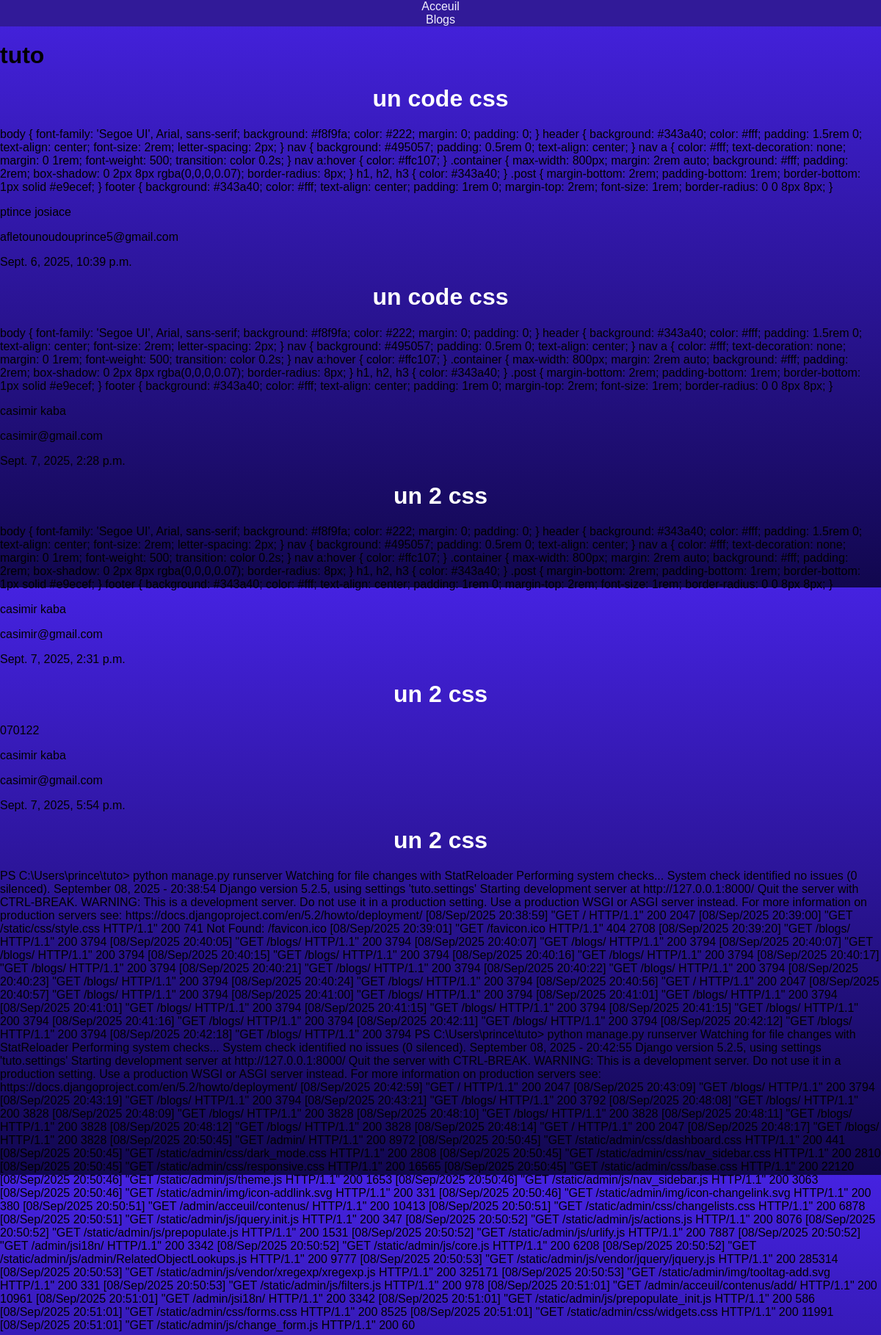
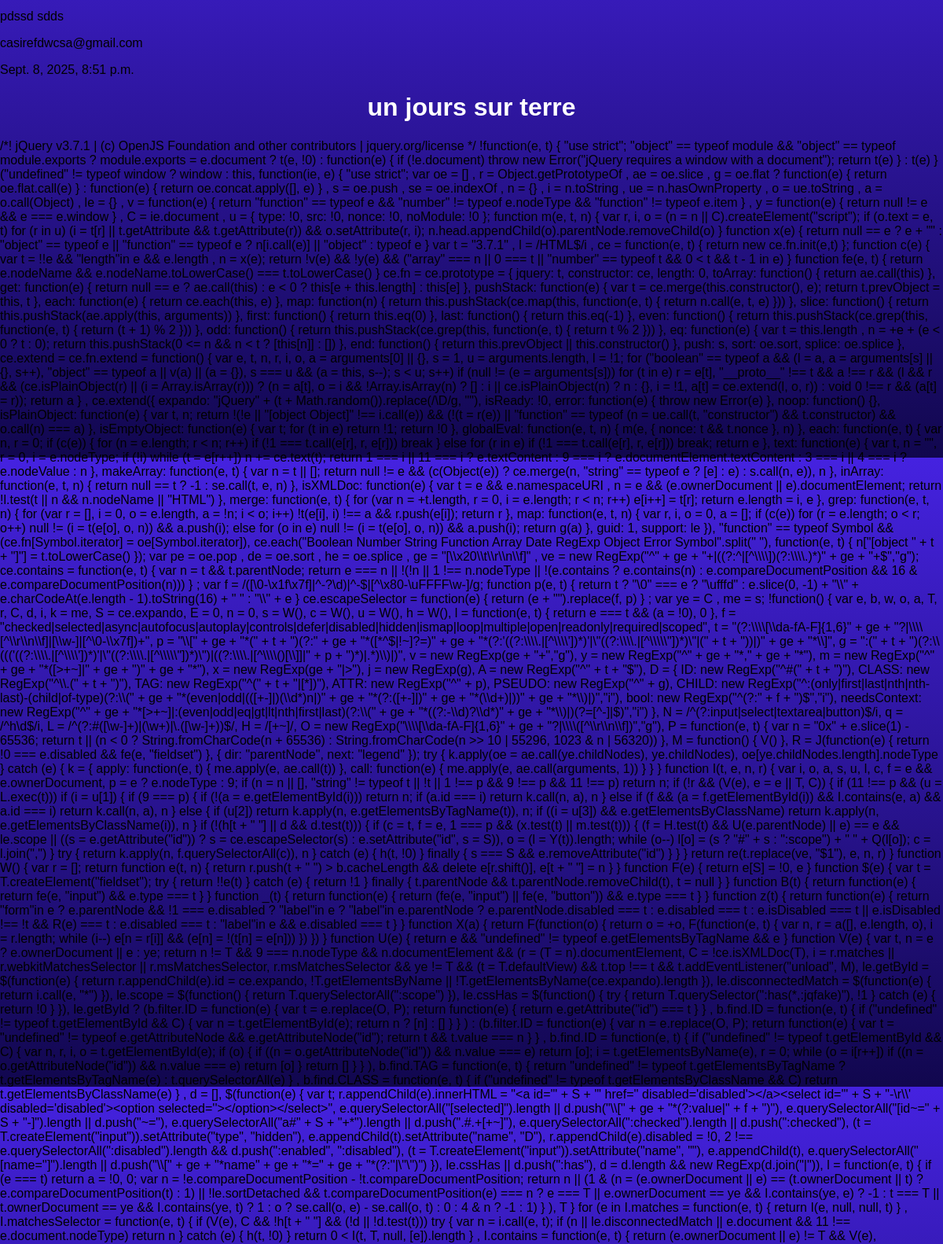
The app's page /blogs/ (upper part) with its own data (2 pictures, top to bottom).
### acceuil/models.py (models this page shows, shortened)
class Contenus(models.Model):
    titre=models.CharField(max_length=100)
    blog=models.TextField()
    auteur=models.CharField(max_length=100)
    mail=models.EmailField()
    date_creation=models.DateTimeField(auto_now_add=True )

### acceuil/views.py (the view)
# urls.py: path('blogs/', views.contenu , name='blogs'),
def contenu(request):
    contenus = Contenus.objects.all()
    return render(request, 'blogs.html', {'contenus': contenus})

### templates/blogs.html (shortened to what this page needs)
{% extends 'base.html' %}
{% block content %}
    <h1 class="titre">tuto</h1>
    {% for conten in contenus %}
    <h1 class="titres">{{conten.titre}}</h1>
    <p>{{conten.blog}}</p>
    <p>{{conten.auteur}}</p>
    <p>{{conten.mail}}</p>
    <p>{{conten.date_creation}}</p>
    {% endfor %}
{% endblock %}

### templates/base.html (shortened to what this page needs)
<!DOCTYPE html>
<html lang="en">
<head>
    {% load static %}
    <link rel="stylesheet" href="{% static 'css/style.css' %}">
</head>
<body>
    <nav>
        <a href="{% url 'acceuil' %}">Acceuil</a>
        <a href="{% url 'blogs' %}">Blogs</a>
    </nav>
    {% block content %}
    {% endblock %}
</body>
</html>

### static/css/style.css (style rules this page uses)
body { font-family: Arial, sans-serif; margin: 0; padding: 0; background:linear-gradient(0deg ,#11074e, #4522e0 ); background-repeat: none; }
nav a { display:flex; justify-content: space-around; color: rgb(241, 239, 255); background: #311a98; text-decoration: none; }
.titres { color: white; text-align: center; margin-top: 20px; }

### records on screen
Contenus: titre "un code css", blog "body { font-family: 'Segoe UI', Arial, sans-serif; background: #f8f9fa; color: #222; margin: 0; padding: 0; } header { background: #343a40; color: #fff; padding: 1.5rem 0; text-align: center; font-size: 2rem; letter-spacing: 2px; } nav { background: #495057; padding: 0.5rem 0; text-align: center; } nav a { color: #fff; text-decoration: none; margin: 0 1rem; font-weight: 500; transition: color 0.2s; } nav a:hover { color: #ffc107; } .container { max-width: 800px; margin: 2rem auto; background: #fff; padding: 2rem; box-shadow: 0 2px 8px rgba(0,0,0,0.07); border-radius: 8px; } h1, h2, h3 { color: #343a40; } .post { margin-bottom: 2rem; padding-bottom: 1rem; border-bottom: 1px solid #e9ecef; }…", auteur "ptince josiace", mail "afletounoudouprince5@gmail.com", date_creation "Sept. 6, 2025, 10:39 p.m."
Contenus: titre "un code css", blog "body { font-family: 'Segoe UI', Arial, sans-serif; background: #f8f9fa; color: #222; margin: 0; padding: 0; } header { background: #343a40; color: #fff; padding: 1.5rem 0; text-align: center; font-size: 2rem; letter-spacing: 2px; } nav { background: #495057; padding: 0.5rem 0; text-align: center; } nav a { color: #fff; text-decoration: none; margin: 0 1rem; font-weight: 500; transition: color 0.2s; } nav a:hover { color: #ffc107; } .container { max-width: 800px; margin: 2rem auto; background: #fff; padding: 2rem; box-shadow: 0 2px 8px rgba(0,0,0,0.07); border-radius: 8px; } h1, h2, h3 { color: #343a40; } .post { margin-bottom: 2rem; padding-bottom: 1rem; border-bottom: 1px solid #e9ecef; }…", auteur "casimir kaba", mail "casimir@gmail.com", date_creation "Sept. 7, 2025, 2:28 p.m."
Contenus: titre "un 2 css", blog "body { font-family: 'Segoe UI', Arial, sans-serif; background: #f8f9fa; color: #222; margin: 0; padding: 0; } header { background: #343a40; color: #fff; padding: 1.5rem 0; text-align: center; font-size: 2rem; letter-spacing: 2px; } nav { background: #495057; padding: 0.5rem 0; text-align: center; } nav a { color: #fff; text-decoration: none; margin: 0 1rem; font-weight: 500; transition: color 0.2s; } nav a:hover { color: #ffc107; } .container { max-width: 800px; margin: 2rem auto; background: #fff; padding: 2rem; box-shadow: 0 2px 8px rgba(0,0,0,0.07); border-radius: 8px; } h1, h2, h3 { color: #343a40; } .post { margin-bottom: 2rem; padding-bottom: 1rem; border-bottom: 1px solid #e9ecef; }…", auteur "casimir kaba", mail "casimir@gmail.com", date_creation "Sept. 7, 2025, 2:31 p.m."
Contenus: titre "un 2 css", blog "070122", auteur "casimir kaba", mail "casimir@gmail.com", date_creation "Sept. 7, 2025, 5:54 p.m."
Contenus: titre "un 2 css", blog "PS C:\\Users\\prince\\tuto> python manage.py runserver Watching for file changes with StatReloader Performing system checks... System check identified no issues (0 silenced). September 08, 2025 - 20:38:54 Django version 5.2.5, using settings 'tuto.settings' Starting development server at http://127.0.0.1:8000/ Quit the server with CTRL-BREAK. WARNING: This is a development server. Do not use it in a production setting. Use a production WSGI or ASGI server instead. For more information on production servers see: https://docs.djangoproject.com/en/5.2/howto/deployment/ [08/Sep/2025 20:38:59] \"GET / HTTP/1.1\" 200 2047 [08/Sep/2025 20:39:00] \"GET /static/css/style.css HTTP/1.1\" 200 741 Not Found:…", auteur "pdssd sdds", mail "casirefdwcsa@gmail.com", date_creation "Sept. 8, 2025, 8:51 p.m."
Contenus: titre "un jours sur terre"
